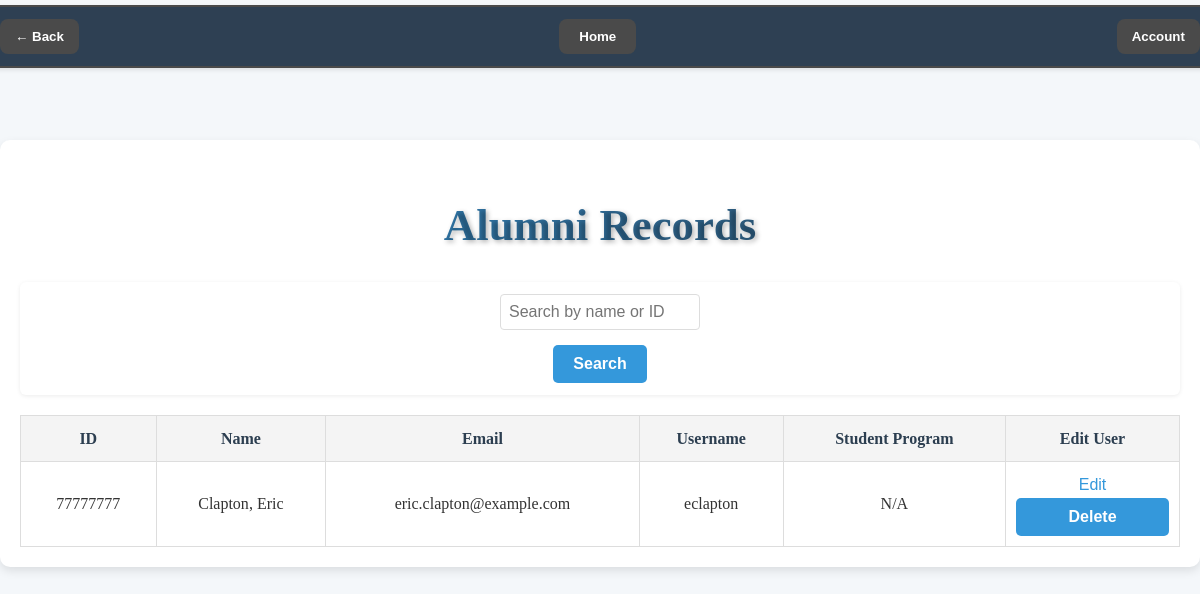
Screenshot of /admin/view_alumni (signed in) with the database file from the repository.
### tables this page shows
CREATE TABLE alumni (
    uid CHAR(8) PRIMARY KEY,
    graduation_semester VARCHAR(20) NOT NULL,
    degree VARCHAR(50) NOT NULL,
    FOREIGN KEY (uid) REFERENCES users(uid)
);

CREATE TABLE users (
    uid CHAR(8) PRIMARY KEY,
    email VARCHAR(100) UNIQUE NOT NULL,
    username VARCHAR(50) UNIQUE NOT NULL,
    password VARCHAR(255) NOT NULL,
    user_type INTEGER NOT NULL CHECK (user_type BETWEEN 1 AND 6),
    first_name VARCHAR(50) NOT NULL,
    last_name VARCHAR(50) NOT NULL,
    address TEXT,
    created_at TIMESTAMP DEFAULT CURRENT_TIMESTAMP,
    updated_at TIMESTAMP DEFAULT CURRENT_TIMESTAMP,
    CHECK (length(uid) = 8 AND uid GLOB '[0-9]*')
    -- 1 = applicant, 2 = gradstudent, 3 = faculty, 4 = admin, 5 = gs, 6 = alumni
);

### main.py (the view)
@app.route('/admin/view_alumni')
def admin_view_alumni():
    if 'uid' not in session:
        return redirect(url_for('login'))  # Redirect to login if not logged in
    search_term = request.args.get('search', '').strip()
    conn = get_db_connection()
    if search_term:
        alumni = conn.execute("""
            SELECT
                a.uid,
                u.first_name,
                u.last_name,
                u.email,
                u.username,
                gs.program
            FROM alumni a
            JOIN users u
              ON a.uid = u.uid
            LEFT JOIN grad_student gs
              ON a.uid = gs.uid
            WHERE
                u.first_name LIKE ?
                OR u.last_name  LIKE ?
                OR a.uid        LIKE ?
            ORDER BY u.last_name, u.first_name
        """, (f'%{search_term}%', f'%{search_term}%', f'%{search_term}%')).fetchall()
    else:
        alumni = conn.execute("""
            SELECT
                a.uid,
                u.first_name,
                u.last_name,
                u.email,
                u.username,
                gs.program
            FROM alumni a
            JOIN users u
              ON a.uid = u.uid
            LEFT JOIN grad_student gs
              ON a.uid = gs.uid
            ORDER BY u.last_name, u.first_name
        """).fetchall()
    conn.close()
    return render_template(
        'REGS-admin_view_alumni.html',
        alumni=alumni,
        search_term=search_term
    )

### main.py (called while the page is built)
def get_db_connection(): #basic getting connection fucntion to avoid repetitivness
    conn = sqlite3.connect('phase-2.db')
    conn.row_factory = sqlite3.Row
    return conn

### templates/REGS-admin_view_alumni.html (shortened to what this page needs)
<!DOCTYPE html>
<html lang="en">
<head>
  <link rel="stylesheet" href="/static/css/styles.css">
</head>
<body class="system-admin-page">
  <div class="navbar">
    <div class="homeButton">
      <button onclick="location.href='/home'">Home</button>
    </div>
    <button onclick="window.location.href='{{ request.referrer }}'" class="back-button">← Back</button>
    <div class="dropdown">
      <button onclick="toggleDropdown()">Account</button>
    </div>
  </div>
  <main class="form-container">
    <h1>Alumni Records</h1>
    <form method="GET" action="{{ url_for('admin_view_alumni') }}" class="search-form">
      <input type="text" name="search" placeholder="Search by name or ID" value="{{ search_term if search_term }}">
      <button type="submit" class="primary-button">Search</button>
    </form>
    {% if alumni %}
      <table class="styled-table">
        <thead>
          <tr>
            <th>ID</th>
            <th>Name</th>
            <th>Email</th>
            <th>Username</th>
            <th>Student Program</th>
            <th>Edit User</th>
          </tr>
        </thead>
        <tbody>
          {% for alum in alumni %}
          <tr>
            <td>{{ alum.uid }}</td>
            <td>{{ alum.last_name }}, {{ alum.first_name }}</td>
            <td>{{ alum.email }}</td>
            <td>{{ alum.username }}</td>
            <td>
              {% if alum.program %}
                {{ alum.program }}
              {% else %}
                N/A
              {% endif %}
            </td>
            <td><a href="{{ url_for('editUser', uid=alum.uid) }}" class="action-button edit">Edit</a>
                <form action="{{ url_for('deleteUser', uid=alum.uid) }}" method="POST" onsubmit="return confirm('Delete user {{ alum.uid }}?');">
                    <button type="submit" class="action-button delete">Delete</button>
                  </form>
            </td>
          </tr>
          {% endfor %}
        </tbody>
      </table>
    {% else %}
      <p>No alumni records found.</p>
    {% endif %}
  </main>
</body>
</html>

### rows the page displays
alumni: uid "77777777", last_name "Clapton", first_name "Eric", email "eric.clapton@example.com", username "eclapton"
